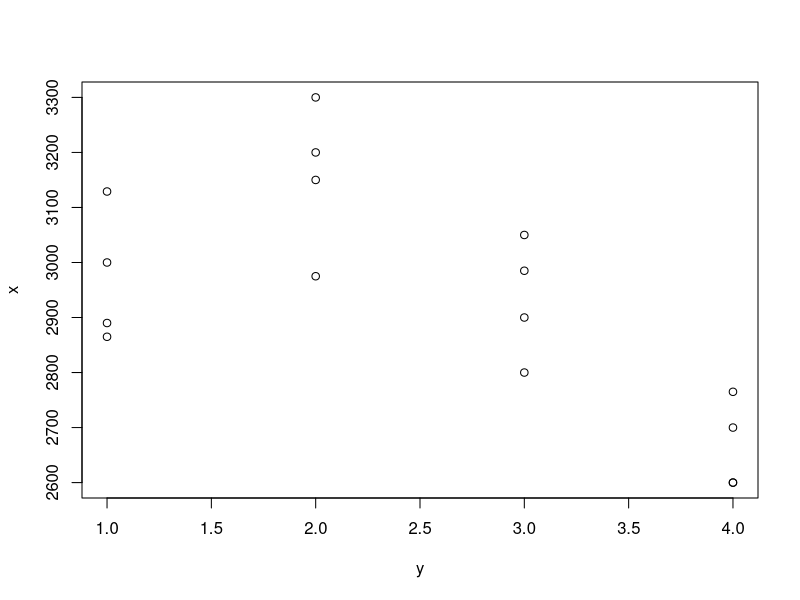

Recreate this plot in R.
library(stats)
x <- c(3129,3000,2865,2890,3200,3300,2975,3150,2800,2900,2985,3050,2600,2700,2600,2765)
y <- c(rep("1",4),rep("2",4),rep("3",4),rep("4",4))
dat <- data.frame(x,y)
plot(x~y,data = dat)
result <- aov(x~y,data = dat)
summary(result)

str(summary(result))
TukeyHSD(result,conf.level = 0.95)
